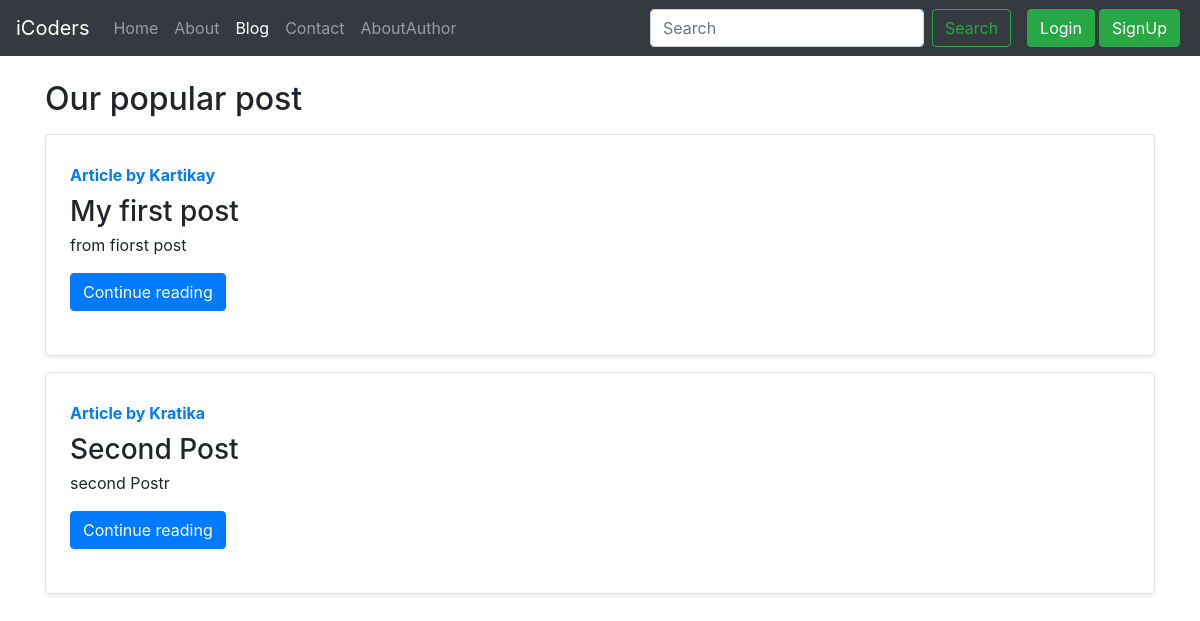
Screenshot of /blog/ with the database file from the repository.
### blog/models.py (models this page shows)
class Post(models.Model):
    sno=models.AutoField(primary_key=True)
    title=models.CharField(max_length=255)
    author=models.CharField(max_length=50)
    content=models.TextField()
    slug=models.CharField(max_length=30)
    tiemStamp=models.DateTimeField(blank=True)
    def __str__(self):
        return  self.title +' by '+self.author

### blog/views.py (the view)
# urls.py: path('',views.blogHome,name='blogHhome'),
def blogHome(request):
    allpost=Post.objects.all()
    context={'allpost':allpost}
    print(allpost)
    return render(request,'blog/blogHome.html',context)

### templates/blog/blogHome.html (shortened to what this page needs)
{% extends "base.html" %}
{% block Blog %} active{% endblock Blog %}
{% block body %}
    <div class="container my-4">
        <h2>Our popular post</h2>
        {% for post  in allpost  %}
        <div class="row no-gutters border rounded overflow-hidden flex-md-row my-3 shadow-sm h-md-250 position-relative">
            <div class="col p-4 d-flex my-1 flex-column position-static">
            <strong class="d-inline-block mb-2 text-primary">Article by {{post.author}}</strong>
            <h3 class="mb-0">{{post.title}}</h3>
            <p class="card-text mb-auto">{{post.content |truncatechars:500}}</p>
                <div>
                    <a href="/blog/{{post.slug}}" class="btn btn-primary my-3">Continue reading</a>
                </div>
                </div>
            </div>
{%endfor%}
</div>
    {% endblock body %}

### templates/base.html (shortened to what this page needs)
<!doctype html>
<html lang="en">
<head>
  <link rel="stylesheet" href="https://stackpath.bootstrapcdn.com/bootstrap/4.3.1/css/bootstrap.min.css"
>
</head>
<nav class="navbar navbar-expand-lg navbar-dark bg-dark">
  <a class="navbar-brand" href="/">iCoders</a>
  <div class="collapse navbar-collapse" id="navbarSupportedContent">
    <ul class="navbar-nav mr-auto">
      <li class="nav-item ">
        <a class="nav-link {% block Home %} {% endblock Home %}"  href="/">Home <span class="sr-only">(current)</span></a>
      </li>
      <li class="nav-item">
        <a class="nav-link {% block About %} {% endblock About %}" href='/about'>About</a>
      </li>
      <li class="nav-item">
        <a class="nav-link {% block Blog %} {% endblock Blog %}" href='/blog'>Blog</a>
      </li>
      <li class="nav-item">
        <a class="nav-link {% block Contact %} {% endblock Contact %}" href='/contact'>Contact</a>
      </li>
      <li class="nav-item">
        <a class="nav-link {% block Author %} {% endblock Author %}" href='/author'>AboutAuthor</a>
      </li>
    </ul>
    <form class="form-inline my-2 my-lg-0 mx-3" form method="get" action="/search">
        <input class="form-control mr-sm-2" type="search" name='query' id ='query' placeholder="Search" aria-label="Search">
        <button class="btn btn-outline-success my-2 my-sm-0" type="submit">Search</button>
      </form>
    {% if user.is_authenticated %}
    <ul class="nav-bar nav">
      <li class="nav-item dropdown ">
        <a class="nav-link dropdown-toggle" href="#" id="navbarDropdown" role="button" data-toggle="dropdown" aria-haspopup="true" aria-expanded="false">
          {{request.user}}
        </a>
        <div class="dropdown-menu" aria-labelledby="navbarDropdown">
          <a class="dropdown-item" href="#">Profile</a>
          <a class="dropdown-item" href="/logout">Logout</a>
        </div>
      </li>
      </ul>
      {% else %}
    <button type="button" class="btn btn-success mr-1" data-toggle="modal" data-target="#loginmodal">
      Login
    </button>
      <button type="button" class="btn btn-success mr-1" data-toggle="modal" data-target="#signupmodal">
        SignUp</button>
      {% endif %}
  </div>
</nav>
{% block body %} {% endblock body %}
</body>
</html>

### rows the page displays
Post: author "Kartikay", title "My first post", content "from fiorst post"
Post: author "Kratika", title "Second Post", content "second Postr"
